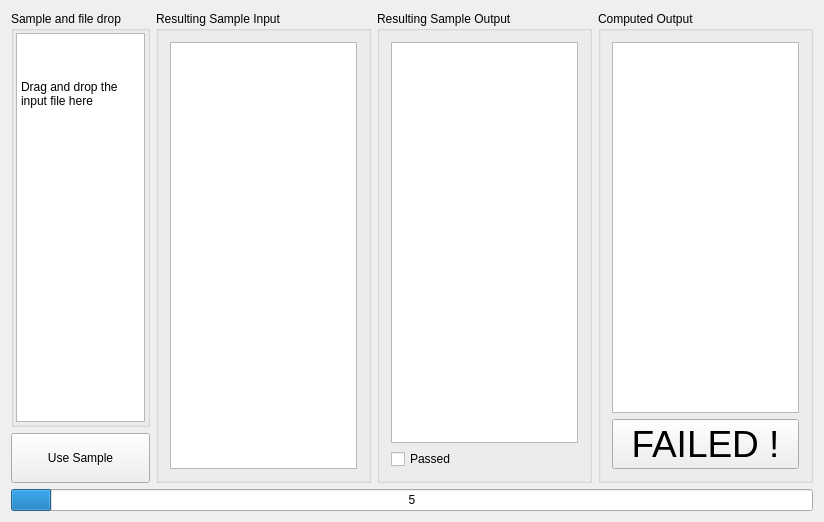
<?xml version="1.0" encoding="UTF-8"?>
<ui version="4.0">
 <class>SafetyinNumbersClass</class>
 <widget class="QWidget" name="SafetyinNumbersClass">
  <property name="geometry">
   <rect>
    <x>0</x>
    <y>0</y>
    <width>824</width>
    <height>522</height>
   </rect>
  </property>
  <property name="acceptDrops">
   <bool>true</bool>
  </property>
  <property name="windowTitle">
   <string>SafetyinNumbers</string>
  </property>
  <layout class="QVBoxLayout" name="verticalLayout_6">
   <item>
    <layout class="QHBoxLayout" name="horizontalLayout_2">
     <item>
      <layout class="QVBoxLayout" name="verticalLayout_5" stretch="0,0">
       <item>
        <widget class="QGroupBox" name="groupBox">
         <property name="title">
          <string>Sample and file drop</string>
         </property>
         <layout class="QVBoxLayout" name="verticalLayout">
          <property name="spacing">
           <number>2</number>
          </property>
          <property name="margin">
           <number>2</number>
          </property>
          <item>
           <widget class="QPlainTextEdit" name="pEditDrop">
            <property name="acceptDrops">
             <bool>false</bool>
            </property>
            <property name="plainText">
             <string>


Drag and drop the input file here</string>
            </property>
           </widget>
          </item>
         </layout>
        </widget>
       </item>
       <item>
        <widget class="QPushButton" name="pUseSampleButton">
         <property name="minimumSize">
          <size>
           <width>0</width>
           <height>50</height>
          </size>
         </property>
         <property name="text">
          <string>Use Sample</string>
         </property>
        </widget>
       </item>
      </layout>
     </item>
     <item>
      <layout class="QHBoxLayout" name="horizontalLayout">
       <item>
        <widget class="QGroupBox" name="groupBox_2">
         <property name="title">
          <string>Resulting Sample Input</string>
         </property>
         <layout class="QVBoxLayout" name="verticalLayout_2">
          <item>
           <widget class="QPlainTextEdit" name="pEditSampleInput">
            <property name="acceptDrops">
             <bool>false</bool>
            </property>
           </widget>
          </item>
         </layout>
        </widget>
       </item>
       <item>
        <widget class="QGroupBox" name="pGroupSamplOut">
         <property name="title">
          <string>Resulting Sample Output</string>
         </property>
         <layout class="QVBoxLayout" name="verticalLayout_4">
          <item>
           <widget class="QPlainTextEdit" name="pEditSampleOutput">
            <property name="acceptDrops">
             <bool>false</bool>
            </property>
           </widget>
          </item>
          <item>
           <widget class="QCheckBox" name="pPassedCheckBox">
            <property name="text">
             <string>Passed</string>
            </property>
            <property name="iconSize">
             <size>
              <width>28</width>
              <height>28</height>
             </size>
            </property>
            <property name="checkable">
             <bool>true</bool>
            </property>
           </widget>
          </item>
         </layout>
        </widget>
       </item>
       <item>
        <widget class="QGroupBox" name="groupBox_3">
         <property name="title">
          <string>Computed Output</string>
         </property>
         <layout class="QVBoxLayout" name="verticalLayout_3">
          <item>
           <widget class="QPlainTextEdit" name="pEditComputedOutput">
            <property name="acceptDrops">
             <bool>false</bool>
            </property>
           </widget>
          </item>
          <item>
           <widget class="QPushButton" name="pFailedButton">
            <property name="enabled">
             <bool>true</bool>
            </property>
            <property name="minimumSize">
             <size>
              <width>0</width>
              <height>50</height>
             </size>
            </property>
            <property name="font">
             <font>
              <pointsize>28</pointsize>
             </font>
            </property>
            <property name="text">
             <string>FAILED !</string>
            </property>
           </widget>
          </item>
         </layout>
        </widget>
       </item>
      </layout>
     </item>
    </layout>
   </item>
   <item>
    <widget class="QProgressBar" name="pProgressBar">
     <property name="value">
      <number>5</number>
     </property>
     <property name="textVisible">
      <bool>true</bool>
     </property>
     <property name="invertedAppearance">
      <bool>false</bool>
     </property>
     <property name="textDirection">
      <enum>QProgressBar::TopToBottom</enum>
     </property>
     <property name="format">
      <string>%v</string>
     </property>
    </widget>
   </item>
  </layout>
 </widget>
 <layoutdefault spacing="6" margin="11"/>
 <resources>
  <include location="visualproblemsolver.qrc"/>
 </resources>
 <connections/>
</ui>
